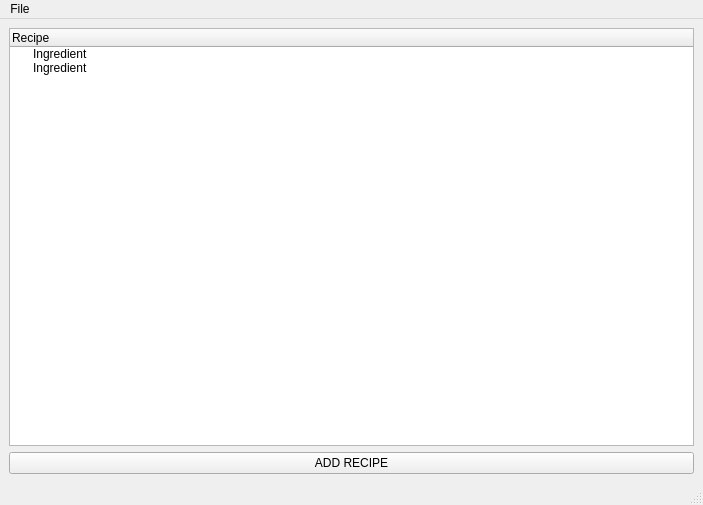
<?xml version="1.0" encoding="UTF-8"?>
<ui version="4.0">
 <class>MainWindow</class>
 <widget class="QMainWindow" name="MainWindow">
  <property name="geometry">
   <rect>
    <x>0</x>
    <y>0</y>
    <width>703</width>
    <height>505</height>
   </rect>
  </property>
  <property name="windowTitle">
   <string>MainWindow</string>
  </property>
  <widget class="QWidget" name="centralwidget">
   <layout class="QGridLayout" name="gridLayout">
    <item row="0" column="0">
     <widget class="QTreeWidget" name="treeWidget">
      <column>
       <property name="text">
        <string>Recipe</string>
       </property>
      </column>
      <item>
       <property name="text">
        <string>Ingredient</string>
       </property>
      </item>
      <item>
       <property name="text">
        <string>Ingredient</string>
       </property>
      </item>
     </widget>
    </item>
    <item row="1" column="0">
     <widget class="QPushButton" name="pushButton">
      <property name="text">
       <string>ADD RECIPE</string>
      </property>
     </widget>
    </item>
   </layout>
  </widget>
  <widget class="QMenuBar" name="menubar">
   <property name="geometry">
    <rect>
     <x>0</x>
     <y>0</y>
     <width>703</width>
     <height>21</height>
    </rect>
   </property>
   <widget class="QMenu" name="menuFile">
    <property name="title">
     <string>File</string>
    </property>
    <addaction name="actionSave"/>
    <addaction name="actionSave_As"/>
    <addaction name="separator"/>
    <addaction name="actionQuit"/>
   </widget>
   <addaction name="menuFile"/>
  </widget>
  <widget class="QStatusBar" name="statusbar"/>
  <action name="actionSave">
   <property name="text">
    <string>Save</string>
   </property>
  </action>
  <action name="actionQuit">
   <property name="text">
    <string>Quit</string>
   </property>
  </action>
  <action name="actionSave_As">
   <property name="text">
    <string>Save As</string>
   </property>
  </action>
 </widget>
 <resources/>
 <connections/>
</ui>
